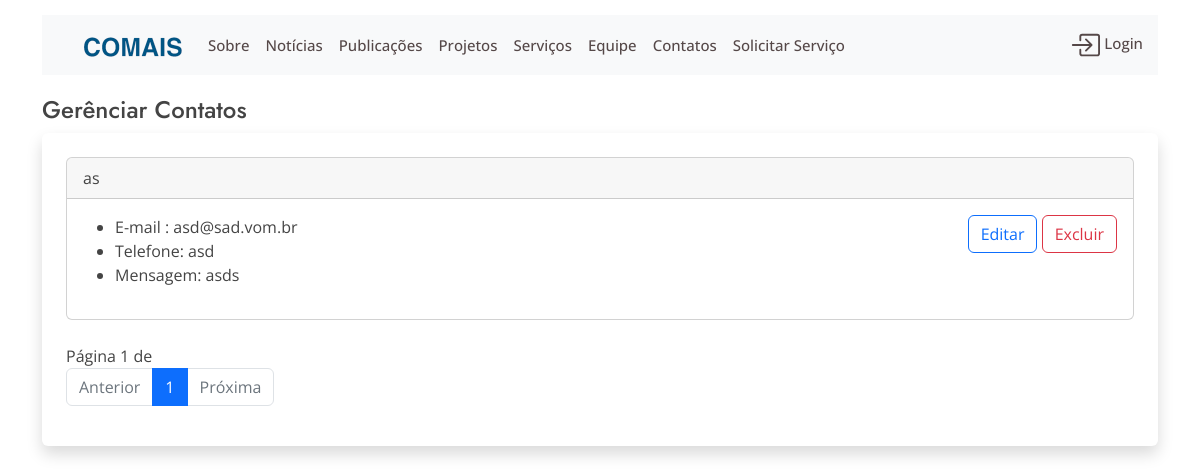
/update_contatos_list, run on the app's committed database.
### website/models.py (models this page shows, shortened)
class Contato(models.Model):
    nome = models.CharField('Nome',max_length=100)
    email = models.EmailField('Email',max_length=100)
    telefone = models.CharField('Telefone',max_length=100)
    cidade = models.CharField('Cidade',max_length=100)
    mensagem = models.TextField('Mensagem')
    status = models.IntegerField('Status',default=0)

### website/views.py (the view)
# urls.py: path('update_contatos_list', views.update_contatos_list, name='update-contatos-list'),
def update_contatos_list(request):
    contatos = Contato.objects.all().order_by('nome')
    p = Paginator(contatos, 2)
    page = request.GET.get('page')
    contatos = p.get_page(page)
    return render(request,'update_contatos_list.html', {'contatos':contatos})

### website/templates/update_contatos_list.html (shortened to what this page needs)
{% extends 'base2.html'%}
{% block content %}
    <h4 class= "page-title">Gerênciar Contatos</h4>
    <div class=" shadow p-4 mb-5 bg-body rounded">
    {% for contato in contatos %}
    <div class="card">
        <div class="card-header">
            <a class="nav-link active" aria-current="page" href="{% url 'show-contatos' contato.id %}">{{contato.nome}}</a>
        </div>
        <div class='row'>
            <div class="col ">
                    <div class='card-body'>
                     <ul>
                        <li>E-mail : {{contato.email}}</li>
                        <li>Telefone: {{contato.telefone}} </li>
                        <li>Mensagem: {{contato.mensagem}} </li>
                     </ul>
                    </div>
                </div>
                <div class="col-md-auto" >
                    <div class='card-body align-middle'>
                        <a class="btn btn-outline-primary" href="{% url 'update-contato' contato.id %}">Editar</a>
                        <a class="btn btn-outline-danger" href="{% url 'delete-contato' contato.id %}">Excluir</a>
                    </div>
                </div>
            </div>
    </div>
    {% endfor %}
    Página {{ contatos.number }} de {{ contatos.last_page }}
    <nav aria-label="...">
        <ul class="pagination">
          {% if contatos.number == 1  %}
                <li class="page-item disabled">
                <a class="page-link"  href=""">Anterior</a>
            {% else %}
                <li class="page-item">
                <a class="page-link"  href="?page={{contatos.previous_page_number}}"> Anterior</a>
            {% endif %}
          </li>
          {% for page in contatos.paginator.page_range %}
             {% if contatos.number == page %}
                    <li class="page-item active">
                        <a class="page-link" href="?page={{page}}">{{page}}</a>
                    </li>
                {% else %}
                    <li class="page-item">
                        <a class="page-link" href="?page={{page}}">{{page}}</a>
                    </li>
               {% endif %}
            {% endfor %}
            {% if contatos.number == contatos.paginator.num_pages %}
                <li class="page-item disabled">
                <a class="page-link"  href=""">Próxima</a>
            {% else %}
                <li class="page-item">
                <a class="page-link"  href="?page={{contatos.next_page_number}}">Próxima</a>
            {% endif %}
        </ul>
      </nav>
    </div>
{% endblock  %}

### website/static/website/css/style.css (style rules this page uses)
body { font-family: "Open Sans", sans-serif; color: #444444; }
a { color: #47b2e4; text-decoration: none; }
h1, h2, h3, h4, h5, h6 { font-family: "Jost", sans-serif; }

### data on the page
Contato: nome "as", email "asd@sad.vom.br", telefone "asd", mensagem "asds"

### other printed values
{{ contatos.number }} "1"
{{ page }} "1"
